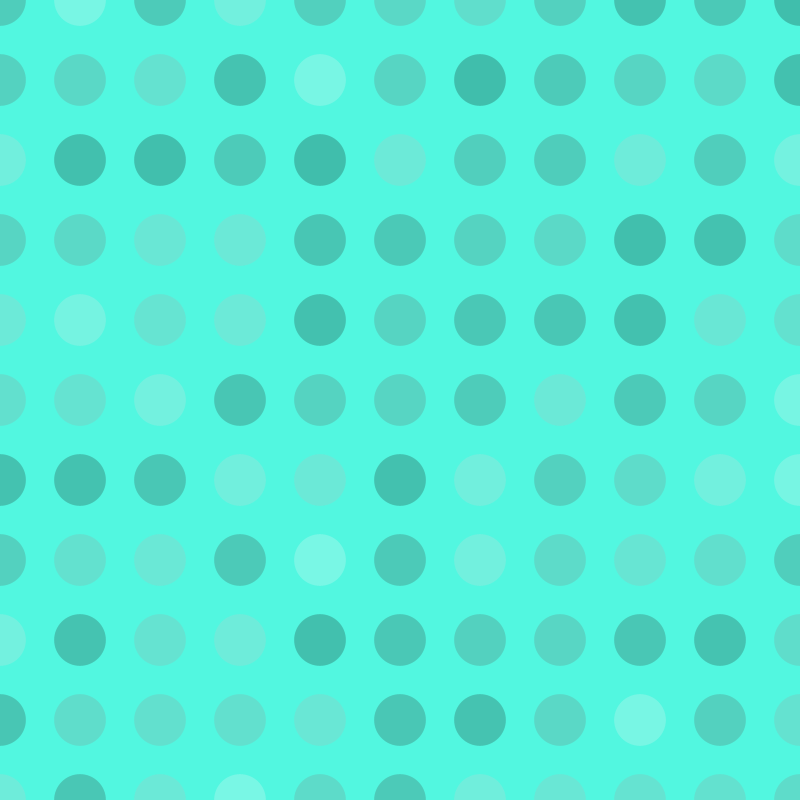
Frame 1 (no input)
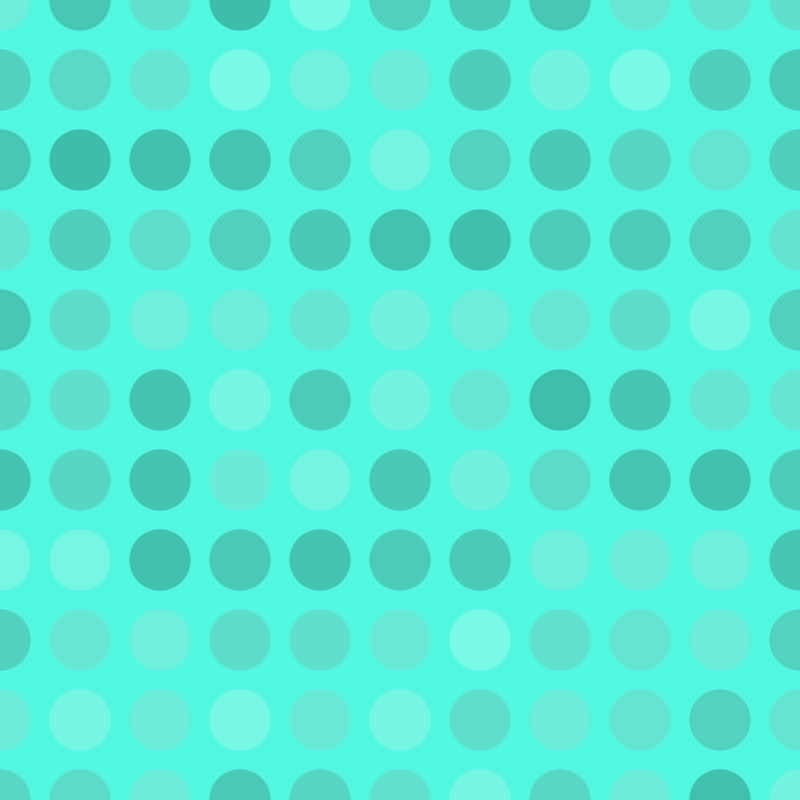
Frame 60 (the mouse pressed at the canvas centre just before this capture)
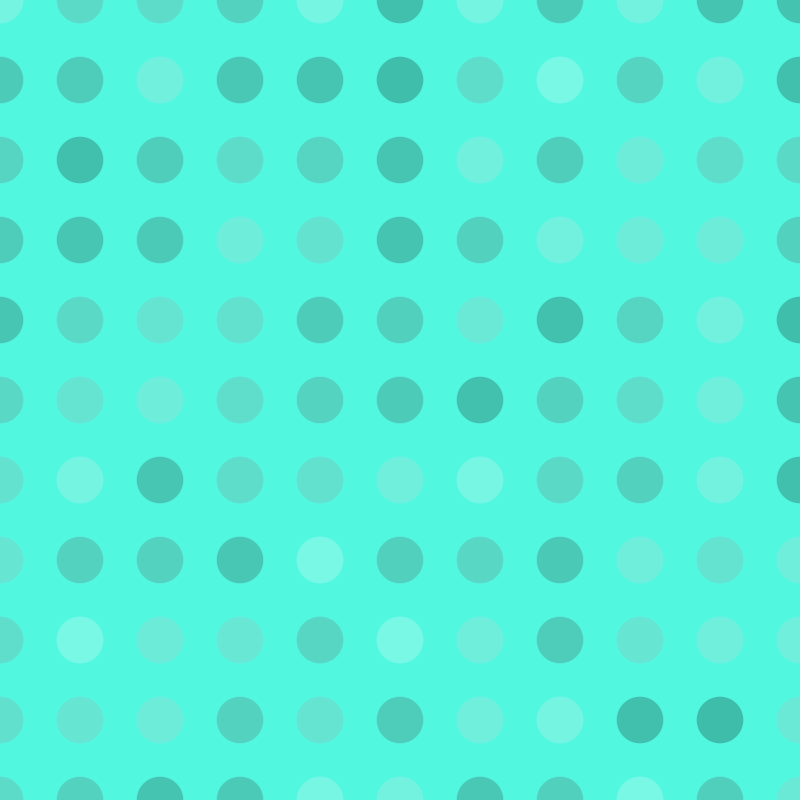
Frame 120 (the mouse held since frame 60 and released just before this capture)

The Processing sketch that drew these frames (run headless with seeded random() and noise(); from frame 60 on, the mouse is pressed at the canvas centre):

// Processing sketch: processing_5964
// ── processing_5964.pde

int x;
int y;
float yerim;

void setup(){
  size(800,800);
}

void draw(){

  background(82,247,224);
  noStroke();
    yerim= random(80);
 
  y=0; 
  while (y<840){
     x=0;
    while(x<840){
      fill(random(255),60);
      ellipse(x,y,yerim,yerim);
      x=x+80;
    }
    y=y+80;
  }
}
